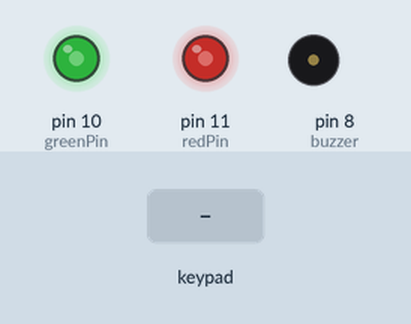
A sketch run on a simulated Arduino Uno, built with avr-gcc and run on an emulated ATmega328P. Shown: output pins drawn as LEDs (lit = HIGH), buzzer (waves = sounding). The inputs (shaded band) are chosen by the test bench. Pins used as bus, display or sensor lines are not drawn; what the sketch prints to the serial monitor is not drawn.

Above: at 1.2 s.
1.3 s: key '*' pressed
2.8 s: keypad keys 0 0 0 0 pressed 0.4 s apart
At 5.5 s:
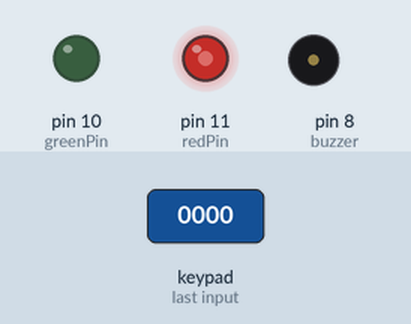
5.9 s: keypad keys 0 0 0 0 # pressed 0.4 s apart
At 7.16 s:
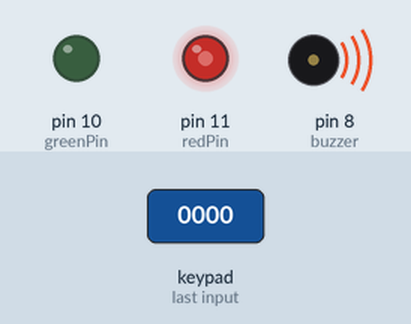
9.4 s: keypad keys 0 0 0 0 * pressed 0.4 s apart
At 11.5 s:
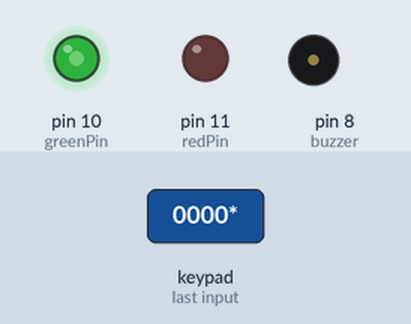
12.9 s: key '1' pressed
At 12.95 s:
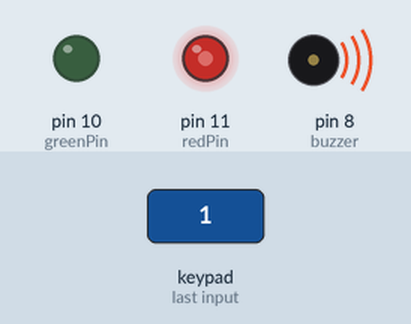
Timing chart, 0 to 15.5 s (numbered marks = the images above; inputs shaded):
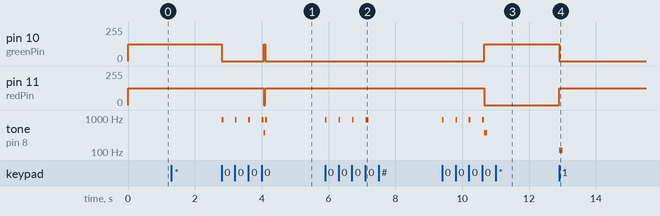

Measured:
- after the input at 1.3 s, every drawn part: stays the same
- after the input at 2.8 s, pin 10 (greenPin): 125/255 → 0/255 at once; pin 11 (redPin): 125/255 → 0/255 after 1.3 s, → 125/255 0.05 s later; tone on pin 8 (buzzer): plays 880 Hz for 0.05 s, 880 Hz for 0.05 s, 880 Hz for 0.05 s, 880 Hz for 0.05 s, 370 Hz for 0.05 s, 880 Hz for 0.05 s, starting at once
- after the input at 5.9 s, tone on pin 8 (buzzer): alternates 880 Hz for 0.05 s and silent for 0.35 s, 8 changes in all, then stays silent, starting at once
- after the input at 9.4 s, pin 10 (greenPin): 0/255 → 125/255 after 1.3 s; pin 11 (redPin): 125/255 → 0/255 after 1.3 s; tone on pin 8 (buzzer): plays 880 Hz for 0.05 s, 880 Hz for 0.05 s, 880 Hz for 0.05 s, 880 Hz for 0.05 s, 370 Hz for 0.10 s, starting at once
- after the input at 12.9 s, pin 10 (greenPin): 125/255 → 0/255 at once; pin 11 (redPin): 0/255 → 125/255 at once; tone on pin 8 (buzzer): silent → 114 Hz at once, → silent 0.10 s later

The sketch:

week_3_day_14.ino
```cpp
#include <Keypad.h>

int buzzer = 8;
int redPin = 11;
int greenPin = 10;
int bluePin = 9;
const byte ROWS = 4;
const byte COLS = 4;
const byte PassLength = 4;
char password[PassLength] = {'0','0','0','0'};

char buttons[ROWS][COLS] = {
  {'1', '2', '3', 'A'},
  {'4', '5', '6', 'B'},
  {'7', '8', '9', 'C'},
  {'*', '0', '#', 'D'}
};

byte rowPins[ROWS] = {9, 8, 7, 6};
byte colPins[COLS] = {5, 4, 3, 2};

Keypad customKeypad = Keypad(makeKeymap(buttons), rowPins, colPins, ROWS, COLS);

void playSuccess() {
  tone(buzzer, 370, 1000);
  RGB_color(0, 125, 0);
  delay(50);
  noTone(buzzer);
}

void playError() {
  tone(buzzer, 114, 500);
  RGB_color(125, 0, 0);
  delay(50);
  noTone(buzzer);

}

void playInput() {
  tone(buzzer, 880,250);
  RGB_color(125, 0, 0);
  delay(50);
  noTone(buzzer);
}


void RGB_color(int red_value, int green_value, int blue_value) {
  // put your setup code here, to run once:
  analogWrite(redPin, red_value);
  analogWrite(greenPin, green_value);
  analogWrite(bluePin, blue_value);
}

int unlockMode(){
    char customKey = customKeypad.getKey();
    Serial.println("Unlock Mode: Type Password to continue");
    delay(500);

    for(int i = 0; i < PassLength; i++) {
       while(!(customKey = customKeypad.getKey())) {
         // wait infinitley for input
       }
       if(password[i] != customKey){
          Serial.println("WRONG PASSWORD");
          Serial.println(customKey);
          playError();
          return -1;
       }
       Serial.print("*");
       playInput();
    }

    Serial.print("");
    Serial.println("Device Successfully Unlocked!");
    playSuccess();
    return 0;
}

void setup() {
  pinMode(redPin, OUTPUT);
  pinMode(greenPin, OUTPUT);
  pinMode(bluePin, OUTPUT);

  RGB_color(125, 125, 125);
  Serial.begin(9600); // Begin monitoring via the serial monitor
  Serial.println("Press * to set new password or # to access the system.");
}

void loop(){
  char customKey = customKeypad.getKey();

  if (customKey == '*'){ // button to change password
    int access = unlockMode();

    if(access < 0) {
      Serial.println("Access Denied. Cannot change password without the old or default.");
      playError();
    }
    else {
      Serial.println("Welcome, authorized user. Please Enter a new password: ");
      playInput();
      delay(500);

      for(int i = 0; i < PassLength; i++) {
        while(!(customKey = customKeypad.getKey())) {
        // wait infinitley for input
        }

        password[i] = customKey;
        Serial.print("*");
        playInput();
      }

      Serial.println("");
      playInput();
      Serial.println("Password Successfully Changed!");
    }
  }

  if (customKey == '#') { // button to access system
    int access = unlockMode();
    if(access < 0) {
      Serial.println("Access Denied.");
    }
    else {
      Serial.println("Welcome, authorized user. You may now begin using the system.");
      playSuccess();
    }
  }

}
```
